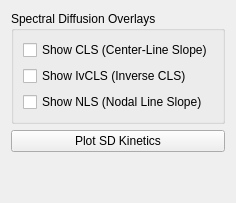
            <widget class="QWidget" name="twoD_resultstr2d_tab">
              <attribute name="title">
               <string>Results &amp;&amp; Transient 2D</string>
              </attribute>
              <layout class="QVBoxLayout" name="twoD_resultstr2d_layout">
               <item>
                <widget class="QGroupBox" name="twoD_sd_grp">
                 <property name="title">
                  <string>Spectral Diffusion Overlays</string>
                 </property>
                 <layout class="QVBoxLayout" name="twoD_sd_layout">
                  <item>
                   <widget class="QCheckBox" name="twoD_show_cls_chk">
                    <property name="text">
                     <string>Show CLS (Center-Line Slope)</string>
                    </property>
                   </widget>
                  </item>
                  <item>
                   <widget class="QCheckBox" name="twoD_show_ivcls_chk">
                    <property name="text">
                     <string>Show IvCLS (Inverse CLS)</string>
                    </property>
                   </widget>
                  </item>
                  <item>
                   <widget class="QCheckBox" name="twoD_show_nls_chk">
                    <property name="text">
                     <string>Show NLS (Nodal Line Slope)</string>
                    </property>
                   </widget>
                  </item>
                 </layout>
                </widget>
               </item>
               <item>
                <widget class="QPushButton" name="twoD_plot_sd_kinetics_btn">
                 <property name="text">
                  <string>Plot SD Kinetics</string>
                 </property>
                </widget>
               </item>
               <item>
                <spacer name="twoD_sd_spacer">
                 <property name="orientation">
                  <enum>Qt::Vertical</enum>
                 </property>
                 <property name="sizeHint" stdset="0">
                  <size>
                   <width>20</width>
                   <height>40</height>
                  </size>
                 </property>
                </spacer>
               </item>
              </layout>
             </widget>
